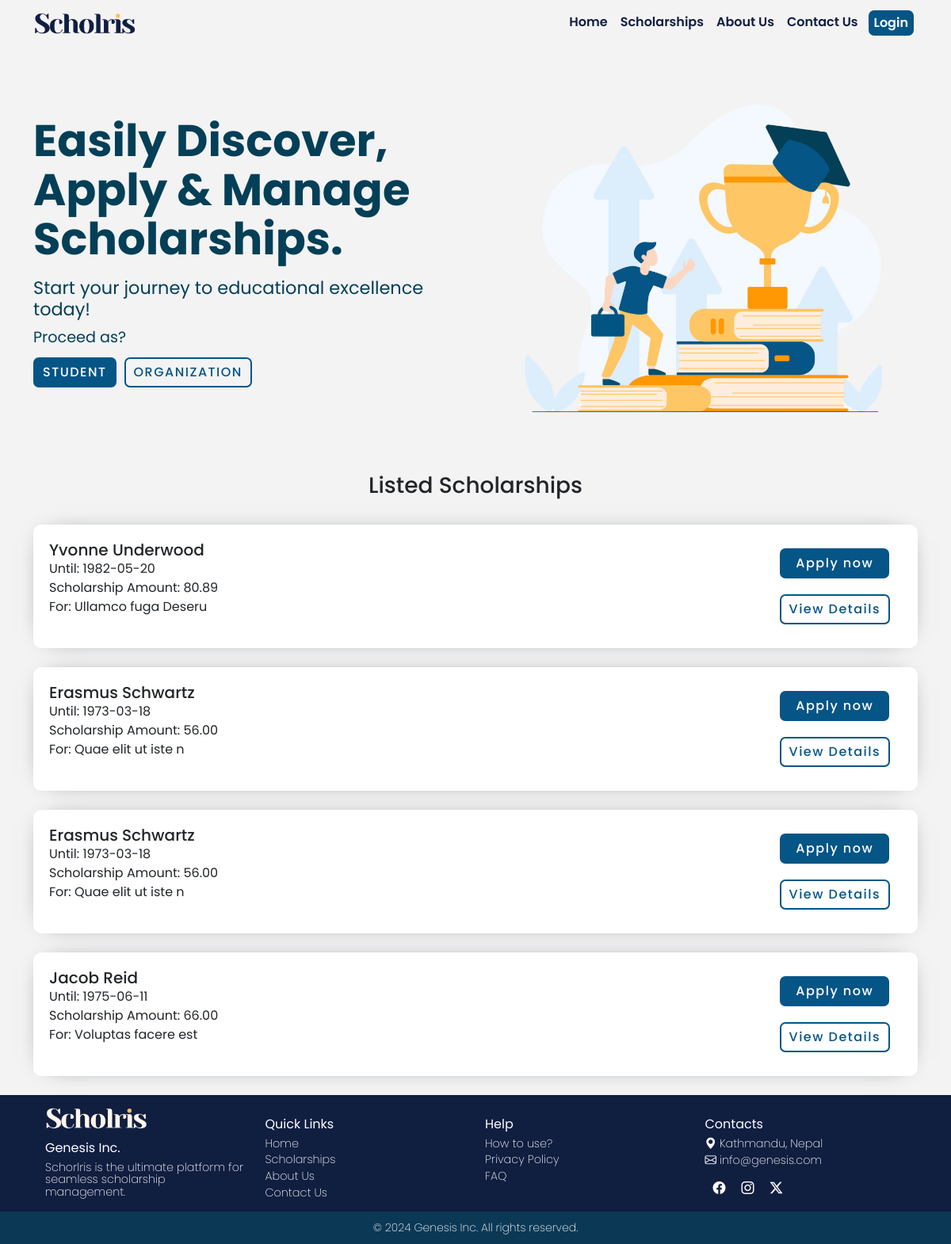
The page / on the database its author committed.
### tables this page shows
CREATE TABLE `scholarships` (
  `id` int(11) NOT NULL,
  `org_id` int(11) NOT NULL,
  `name` varchar(100) NOT NULL,
  `amount` decimal(10,2) NOT NULL,
  `eligibility_criteria` text NOT NULL,
  `min_gpa` float NOT NULL,
  `deadline` date NOT NULL
);

### index.php (the view, shortened to what this page needs)
<?php
include 'config.php';
$isLoggedIn = isset($_SESSION['user_id']);
$sql = "SELECT * FROM scholarships";
$stmt = $pdo->query($sql);
$scholarships = $stmt->fetchAll();
?>
<!DOCTYPE html>
<html lang="en">
<head>
  <link rel="stylesheet" href="Stylesheets/variables.css" />
  <link rel="stylesheet" href="Stylesheets/style.css" />
  <link rel="stylesheet" href="Stylesheets/custom-classes.css" />
  <link rel="stylesheet" href="Stylesheets/bootstrap.min.css" />
</head>
<body style="background-color: #f3f3f3;">
  <nav class="navbar navbar-expand-lg fixed-top">
    <div class="container">
      <a class="navbar-brand" href="/">
        <img src="Images/scholris-dark.png" class="navbar-logo" alt="Scholris" height="30" width="130" />
      </a>
      <div class="collapse navbar-collapse" id="navbarSupportedContent">
        <ul class="navbar-nav ms-auto">
          <li class="nav-item"><a href="#" class="nav-link">Home</a></li>
          <li class="nav-item">
            <a href="#scholarships" class="nav-link">Scholarships</a>
          </li>
          <li class="nav-item"><a href="aboutus.php" class="nav-link">About Us</a></li>
          <li class="nav-item">
            <a href="contactus.php" class="nav-link">Contact Us</a></li>
          <li class="nav-item">
            <a href="login.php" class="nav-link navbar-btn">Login</a>
          </li>
        </ul>
      </div>
    </div>
  </nav>
  <section class="container hero-section">
    <div class="row">
      <div class="col-sm-12 col-md-6 hero-text-left">
        <h2 class="hero-text-left-up">
          Easily Discover, Apply & Manage Scholarships.
        </h2>
        <h2 class="hero-text-left-down">
          Start your journey to educational excellence today!
        </h2>
        <div class="text-over-buttons">Proceed as?</div>
        <div class="hero-buttons">
          <a href="student_signup.php" class="primary-btn-filled"> Student </a>
          <a href="org_signup.php" class="primary-btn-skeleton"> Organization </a>
        </div>
      </div>
      <div class="col-sm-12 col-md-6">
        <img src="Images/hero-img.png" class="img-fluid" alt="hero-img" />
      </div>
    </div>
  </section>
  <section class="container" id="scholarships">
    <h3 class="d-flex justify-content-center align-items-center listed-scholarships">
      Listed Scholarships
    </h3>
    <div class="home-scholarship-listings">
      <?php foreach ($scholarships as $scholarship): ?>
        <div class="scholarship-card">
          <div class="row">
            <div class="col-lg-10 card-left">
              <h5 class="card-header"><?php echo htmlspecialchars($scholarship['name']); ?></h5>
              <?php if (!empty($scholarship['deadline'])): ?>
                <div class="card-content">Until: <?php echo htmlspecialchars($scholarship['deadline']); ?></div>
              <?php endif; ?>
              <?php if (!empty($scholarship['amount'])): ?>
                <div class="card-content">
                  Scholarship Amount: <?php echo htmlspecialchars($scholarship['amount']); ?>
                </div>
              <?php endif; ?>
              <?php if (!empty($scholarship['eligibility_criteria'])): ?>
                <div class="card-content">
                  For: <?php echo htmlspecialchars($scholarship['eligibility_criteria']); ?>
                </div>
              <?php endif; ?>
            </div>
            <div class="col-lg-2 card-right">
              <?php if ($isLoggedIn): ?>
                <a href="apply.php?scholarship_id=<?php echo htmlspecialchars($scholarship['id']); ?>" class="card-btn-filled">Apply now</a>
                <a href="view_details.php?scholarship_id=<?php echo htmlspecialchars($scholarship['id']); ?>" class="card-btn-skeleton">View Details</a>
              <?php else: ?>
                <a href="login.php?redirect=apply.php?scholarship_id=<?php echo urlencode($scholarship['id']); ?>" class="card-btn-filled">Apply now</a>
                <a href="login.php?redirect=view_details.php?scholarship_id=<?php echo urlencode($scholarship['id']); ?>" class="card-btn-skeleton">View Details</a>
              <?php endif; ?>
            </div>
          </div>
        </div>
      <?php endforeach; ?>
    </div>
  </section>
  <footer class="cc-footer">
    <div class="container">
      <div class="footer-wrapper">
        <div class="row">
          <div class="col-sm-12 col-md-3 footer-section">
            <img src="Images/scholris-light.png" class="navbar-logo" alt="Scholris" height="30" width="130" />
            <div class="footer-head">Genesis Inc.</div>
            <div class="footer-body">
              Schorlris is the ultimate platform for seamless scholarship
              management.
            </div>
          </div>
          <div class="col-sm-12 col-md-3">
            <div class="footer-head">Quick Links</div>
            <div class="footer-body"><a href="index.php">Home</a></div>
            <div class="footer-body"><a href="#scholarships">Scholarships</a></div>
            <div class="footer-body"><a href="aboutus.php">About Us</a></div>
            <div class="footer-body"><a href="contactus.php">Contact Us</a></div>
          </div>
          <div class="col-sm-12 col-md-3">
            <div class="footer-head">Help</div>
            <div class="footer-body"><a href="#">How to use?</a></div>
            <div class="footer-body"><a href="#">Privacy Policy</a></div>
            <div class="footer-body"><a href="#">FAQ</a></div>
          </div>
          <div class="col-sm-12 col-md-3">
            <div class="footer-head">Contacts</div>
            <div class="footer-body"><a href="#" style="text-wrap: nowrap;"><i class="bi bi-geo-alt-fill"></i>
                Kathmandu, Nepal</a></div>
            <div class="footer-body"><a href="#"><i class="bi bi-envelope"></i> info@genesis.com</a></div>
            <div class="footer-socials">
              <div class="footer-social-icon">
                <a href="#"><i class="bi bi-facebook"></i></a>
              </div>
              <div class="footer-social-icon">
                <a href="#"><i class="bi bi-instagram"></i></i></a>
              </div>
              <div class="footer-social-icon">
                <a href="#"><i class="bi bi-twitter-x"></i></a>
              </div>
            </div>
          </div>
        </div>
      </div>
    </div>
  </footer>
  <div class="footer-bottom">
    &copy; 2024 Genesis Inc. All rights reserved.
  </div>
</body>
</html>

### Stylesheets/style.css (style rules this page uses)
* { margin: 0; padding: 0; font-family: "Poppins", sans-serif; }
.navbar { background-color: #f3f3f3 !important; }
.nav-link { color: var(--primary-color) !important; font-weight: 600 !important; }
.hero-section { text-decoration: none; }
.hero-text-left { display: flex; justify-content: center; flex-direction: column; color: var(--primary-text-color); }
.hero-text-left-up { font-size: 4.5rem; font-weight: 700; line-height: 1.1; }
.hero-text-left-down { margin-top: 10px; font-size: 1.4rem; font-weight: 400; }
.hero-buttons { display: flex; justify-content: flex-start; align-items: center; }
.text-over-buttons { font-size: 1.2rem; }
.home-scholarship-listings { display: flex; justify-content: center; align-items: center; flex-direction: column; margin-bottom: 1.5rem; }
.scholarship-card { width: 100%; background-color: var(--listings-bg-color); border-radius: 10px; padding: 20px; margin-top: 1.5rem; box-shadow: 0 0 30px -20px #041220; }
.card-right { display: flex; justify-content: center; align-items: center; flex-direction: column; }
.card-header { font-size: 20px; }
.card-content { font-size: 16px; }
.cc-footer { background-color: var(--primary-color); color: #fff; }
.footer-wrapper { padding: 15px; }
.footer-head { font-weight: 400; margin-top: 10px; }
.footer-body { font-size: 0.9rem; margin-top: 5px; line-height: 1.1; font-weight: 200; }
.footer-body a { text-decoration: none; color: #fff; }
.footer-socials { display: flex; margin-top: 15px; }
.footer-social-icon a { text-decoration: none; color: #fff; margin: 0 10px; }
.footer-bottom { background-color: #0b3955; color: #fff; display: flex; justify-content: center; font-size: 14px; font-weight: 200; padding: 10px 0; }
@media (max-width: 1400px) { .hero-section { margin-top: 50px; } }
@media (max-width: 1400px) { .hero-text-left-up { font-size: 4rem; } }
@media (max-width: 1200px) { .hero-section { margin-top: 50px; } }
@media (max-width: 1200px) { .hero-text-left-up { font-size: 3.5rem; } }

### Stylesheets/custom-classes.css (style rules this page uses)
.primary-btn-filled { border: 2px solid var(--primary-btn-color); background-color: var(--primary-btn-color); color: #fff; text-decoration: none; padding: 5px 10px; margin: 10px 10px 10px 0; border-radius: 7px; letter-spacing: 1.5px; text-transform: uppercase; font-weight: 500; }
.primary-btn-skeleton { border: 2px solid var(--primary-btn-color); background-color: transparent; color: var(--primary-btn-color); text-decoration: none; padding: 5px 10px; margin: 10px 10px 10px 0; border-radius: 7px; letter-spacing: 1.5px; text-transform: uppercase; font-weight: 500; }
.card-btn-filled { border: 2px solid var(--primary-btn-color); background-color: var(--primary-btn-color); color: #fff; text-decoration: none; padding: 5px 10px 5px 18px; margin: 10px 10px 10px 0; border-radius: 7px; letter-spacing: 1.5px; font-weight: 500; min-width: 138px; }
.card-btn-skeleton { border: 2px solid var(--primary-btn-color); background-color: transparent; color: var(--primary-btn-color); text-decoration: none; padding: 5px 10px; margin: 10px 10px 10px 0; border-radius: 7px; letter-spacing: 1.5px; font-weight: 500; min-width: 138px; }
.navbar-btn { display: flex !important; justify-content: center !important; align-items: center !important; border: 2px solid var(--primary-btn-color) !important; background-color: var(--primary-btn-color) !important; color: #fff !important; text-decoration: none; padding: 2px 5px !important; margin: 5px !important; border-radius: 7px; }

### rows shown on the page
scholarships: name "Yvonne Underwood", deadline "1982-05-20", amount "80.89", eligibility_criteria "Ullamco fuga Deseru"
scholarships: name "Erasmus Schwartz", deadline "1973-03-18", amount "56.00", eligibility_criteria "Quae elit ut iste n"
scholarships: name "Erasmus Schwartz", deadline "1973-03-18", amount "56.00", eligibility_criteria "Quae elit ut iste n"
scholarships: name "Jacob Reid", deadline "1975-06-11", amount "66.00", eligibility_criteria "Voluptas facere est"
